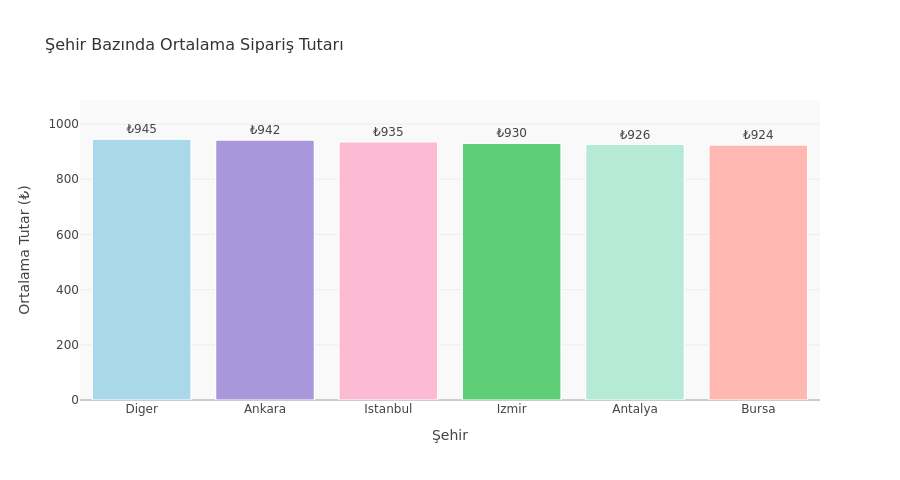

Notebook source saved alongside this figure:
### Markdown cell above
<div style="background: linear-gradient(90deg, #FF6000, #FF8C00); padding: 2px 0; border-radius: 4px;"></div>

## 🌍 Bölüm 16 — **Plotly: Şehir Bazında Ortalama Sipariş Tutarı (İnteraktif Bar Chart)**

<div style="background: #FFF8F0; border-left: 5px solid #FF6000; padding: 15px 20px; border-radius: 0 8px 8px 0; margin: 10px 0;">

### 📋 **Senaryo**
Trendyol Strateji Direktörü, bölgesel gelir tablosunu bir sunumda kullanmak istiyor. Statik grafikler yeterli değil — grafiğin üzerine gelince şehir adını ve tam tutarı gösteren, zoom yapılabilen **interaktif** bir bar chart talep ediyor.

### 🎯 **Görev**
`plotly.express` kullanarak şehir bazında **ortalama sipariş tutarını** gösteren interaktif bir bar chart oluşturunuz.

**Yapmanız Gerekenler:**
1. Grup bazında ortalama hesaplayınız:
```python
sehir_ort = df.groupby("city")["product_price"].mean().round(2).reset_index()
sehir_ort.columns = ["Şehir", "Ortalama Tutar (TL)"]
sehir_ort = sehir_ort.sort_values("Ortalama Tutar (TL)", ascending=False)
```

2. `px.bar()` ile interaktif bar chart oluşturunuz:
```python
fig = px.bar(
    sehir_ort,
    x           = "Şehir",
    y           = "Ortalama Tutar (TL)",
    color       = "Şehir",
    text        = "Ortalama Tutar (TL)",
    color_discrete_sequence = px.colors.qualitative.Pastel,
    title       = "🏙️ Şehir Bazında Ortalama Sipariş Tutarı",
    template    = "plotly_white"
)
fig.update_traces(texttemplate="%{text:.2f} ₺", textposition="outside")
fig.update_layout(
    showlegend  = False,
    xaxis_title = "Şehir",
    yaxis_title = "Ortalama Tutar (TL)",
    title_font_size = 16
)
fig.show()
```

3. Grafik üzerinde **hover** yaparak değerleri inceleyiniz. Bir sütuna tıklayarak **zoom** yapınız.

4. Yorumlayınız:
   - Hangi şehirde ortalama sipariş tutarı en yüksek?
   - En düşük ile en yüksek şehir arasındaki fark ne kadar?

> 💡 **Plotly vs Matplotlib:** Plotly grafikleri HTML tabanlıdır — Jupyter'da interaktif çalışır, web uygulamalarına kolayca entegre edilebilir.

> 💡 **İpucu:** `fig.write_html("grafik.html")` ile grafiği bir HTML dosyası olarak dışa aktarabilirsiniz.

</div>

### Code cell
sehir_ort = (
    df.groupby("city")["product_price"]
    .mean()
    .round(2)
    .sort_values(ascending=False)
    .reset_index()
    .rename(columns={"city": "Şehir", "product_price": "Ortalama Sipariş Tutarı (₺)"})
)

fig = px.bar(
    sehir_ort,
    x="Şehir",
    y="Ortalama Sipariş Tutarı (₺)",
    color="Şehir",
    color_discrete_sequence=PASTEL_PALETTE,
    text="Ortalama Sipariş Tutarı (₺)",
    title="Şehir Bazında Ortalama Sipariş Tutarı",
    labels={"Şehir": "Şehir", "Ortalama Sipariş Tutarı (₺)": "Ortalama Tutar (₺)"},
)

fig.update_traces(
    texttemplate="₺%{text:,.0f}",
    textposition="outside",
    marker_line_color="white",
    marker_line_width=1.2,
)

fig.update_layout(
    xaxis_title="Şehir",
    yaxis_title="Ortalama Tutar (₺)",
    yaxis_range=[0, sehir_ort["Ortalama Sipariş Tutarı (₺)"].max() * 1.15],
    showlegend=False,
    height=480,
    title_font_size=16,
    hoverlabel=dict(bgcolor="white", font_size=13),
)

fig.show()

### Figure 1 — Plotly figure (JSON) as saved in the notebook; plotly's stock layout.template omitted (floating-point values rounded to 4 significant figures)
{"data": [{"hovertemplate": "Şehir=%{x}<br>Ortalama Tutar (₺)=%{text}<extra></extra>", "legendgroup": "Diger", "marker": {"color": "#A8D8EA", "line": {"color": "white", "width": 1.2}, "pattern": {"shape": ""}}, "name": "Diger", "orientation": "v", "showlegend": true, "text": [945.4], "textposition": "outside", "texttemplate": "₺%{text:,.0f}", "type": "bar", "x": ["Diger"], "xaxis": "x", "y": [945.4], "yaxis": "y"}, {"hovertemplate": "Şehir=%{x}<br>Ortalama Tutar (₺)=%{text}<extra></extra>", "legendgroup": "Ankara", "marker": {"color": "#AA96DA", "line": {"color": "white", "width": 1.2}, "pattern": {"shape": ""}}, "name": "Ankara", "orientation": "v", "showlegend": true, "text": [942.0], "textposition": "outside", "texttemplate": "₺%{text:,.0f}", "type": "bar", "x": ["Ankara"], "xaxis": "x", "y": [942.0], "yaxis": "y"}, {"hovertemplate": "Şehir=%{x}<br>Ortalama Tutar (₺)=%{text}<extra></extra>", "legendgroup": "Istanbul", "marker": {"color": "#FCBAD3", "line": {"color": "white", "width": 1.2}, "pattern": {"shape": ""}}, "name": "Istanbul", "orientation": "v", "showlegend": true, "text": [935.0], "textposition": "outside", "texttemplate": "₺%{text:,.0f}", "type": "bar", "x": ["Istanbul"], "xaxis": "x", "y": [935.0], "yaxis": "y"}, {"hovertemplate": "Şehir=%{x}<br>Ortalama Tutar (₺)=%{text}<extra></extra>", "legendgroup": "Izmir", "marker": {"color": "#5FCF77", "line": {"color": "white", "width": 1.2}, "pattern": {"shape": ""}}, "name": "Izmir", "orientation": "v", "showlegend": true, "text": [929.7], "textposition": "outside", "texttemplate": "₺%{text:,.0f}", "type": "bar", "x": ["Izmir"], "xaxis": "x", "y": [929.7], "yaxis": "y"}, {"hovertemplate": "Şehir=%{x}<br>Ortalama Tutar (₺)=%{text}<extra></extra>", "legendgroup": "Antalya", "marker": {"color": "#B5EAD7", "line": {"color": "white", "width": 1.2}, "pattern": {"shape": ""}}, "name": "Antalya", "orientation": "v", "showlegend": true, "text": [925.8], "textposition": "outside", "texttemplate": "₺%{text:,.0f}", "type": "bar", "x": ["Antalya"], "xaxis": "x", "y": [925.8], "yaxis": "y"}, {"hovertemplate": "Şehir=%{x}<br>Ortalama Tutar (₺)=%{text}<extra></extra>", "legendgroup": "Bursa", "marker": {"color": "#FFB7B2", "line": {"color": "white", "width": 1.2}, "pattern": {"shape": ""}}, "name": "Bursa", "orientation": "v", "showlegend": true, "text": [923.8], "textposition": "outside", "texttemplate": "₺%{text:,.0f}", "type": "bar", "x": ["Bursa"], "xaxis": "x", "y": [923.8], "yaxis": "y"}], "layout": {"barmode": "relative", "height": 480, "hoverlabel": {"bgcolor": "white", "font": {"size": 13}}, "legend": {"title": {"text": "Şehir"}, "tracegroupgap": 0}, "showlegend": false, "title": {"font": {"size": 16}, "text": "Şehir Bazında Ortalama Sipariş Tutarı"}, "xaxis": {"anchor": "y", "categoryarray": ["Diger", "Ankara", "Istanbul", "Izmir", "Antalya", "Bursa"], "categoryorder": "array", "domain": [0, 1], "title": {"text": "Şehir"}}, "yaxis": {"anchor": "x", "domain": [0, 1], "range": [0, 1087.0], "title": {"text": "Ortalama Tutar (₺)"}}}}
